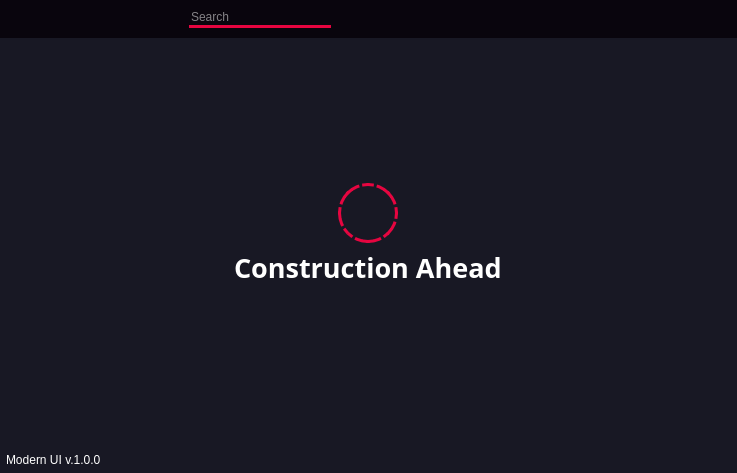
<?xml version="1.0" encoding="UTF-8"?>
<ui version="4.0">
 <class>MainWindow</class>
 <widget class="QMainWindow" name="MainWindow">
  <property name="geometry">
   <rect>
    <x>0</x>
    <y>0</y>
    <width>737</width>
    <height>473</height>
   </rect>
  </property>
  <property name="minimumSize">
   <size>
    <width>737</width>
    <height>473</height>
   </size>
  </property>
  <property name="windowTitle">
   <string>Modern UI v.1.0.0</string>
  </property>
  <property name="styleSheet">
   <string notr="true">*{
	border: none;
}</string>
  </property>
  <widget class="QWidget" name="centralwidget">
   <property name="styleSheet">
    <string notr="true">background-color: rgb(24, 24, 36);
color: white;</string>
   </property>
   <layout class="QHBoxLayout" name="horizontalLayout">
    <property name="spacing">
     <number>0</number>
    </property>
    <property name="leftMargin">
     <number>0</number>
    </property>
    <property name="topMargin">
     <number>0</number>
    </property>
    <property name="rightMargin">
     <number>0</number>
    </property>
    <property name="bottomMargin">
     <number>0</number>
    </property>
    <item>
     <widget class="QFrame" name="side_menu_container">
      <property name="maximumSize">
       <size>
        <width>0</width>
        <height>16777215</height>
       </size>
      </property>
      <property name="styleSheet">
       <string notr="true">background-color: rgb(9,5,13);</string>
      </property>
      <property name="frameShape">
       <enum>QFrame::StyledPanel</enum>
      </property>
      <property name="frameShadow">
       <enum>QFrame::Raised</enum>
      </property>
      <layout class="QVBoxLayout" name="verticalLayout_2">
       <property name="spacing">
        <number>0</number>
       </property>
       <property name="leftMargin">
        <number>0</number>
       </property>
       <property name="topMargin">
        <number>0</number>
       </property>
       <property name="rightMargin">
        <number>0</number>
       </property>
       <property name="bottomMargin">
        <number>0</number>
       </property>
       <item>
        <widget class="QFrame" name="side_menu">
         <property name="minimumSize">
          <size>
           <width>196</width>
           <height>0</height>
          </size>
         </property>
         <property name="frameShape">
          <enum>QFrame::StyledPanel</enum>
         </property>
         <property name="frameShadow">
          <enum>QFrame::Raised</enum>
         </property>
         <layout class="QVBoxLayout" name="verticalLayout_6">
          <property name="spacing">
           <number>0</number>
          </property>
          <property name="leftMargin">
           <number>6</number>
          </property>
          <property name="topMargin">
           <number>0</number>
          </property>
          <property name="rightMargin">
           <number>0</number>
          </property>
          <property name="bottomMargin">
           <number>0</number>
          </property>
          <item alignment="Qt::AlignTop">
           <widget class="QFrame" name="app_name_header_frame">
            <property name="frameShape">
             <enum>QFrame::StyledPanel</enum>
            </property>
            <property name="frameShadow">
             <enum>QFrame::Raised</enum>
            </property>
            <layout class="QHBoxLayout" name="horizontalLayout_7">
             <item alignment="Qt::AlignLeft|Qt::AlignVCenter">
              <widget class="QLabel" name="label_app_name">
               <property name="text">
                <string>APP NAME</string>
               </property>
              </widget>
             </item>
             <item alignment="Qt::AlignHCenter|Qt::AlignTop">
              <widget class="QLabel" name="label_app_logo">
               <property name="maximumSize">
                <size>
                 <width>30</width>
                 <height>30</height>
                </size>
               </property>
               <property name="text">
                <string/>
               </property>
               <property name="pixmap">
                <pixmap resource="icons.qrc">:/icons/icons/twitter.svg</pixmap>
               </property>
               <property name="scaledContents">
                <bool>true</bool>
               </property>
              </widget>
             </item>
             <item>
              <spacer name="horizontalSpacer">
               <property name="orientation">
                <enum>Qt::Horizontal</enum>
               </property>
               <property name="sizeType">
                <enum>QSizePolicy::Preferred</enum>
               </property>
               <property name="sizeHint" stdset="0">
                <size>
                 <width>40</width>
                 <height>20</height>
                </size>
               </property>
              </spacer>
             </item>
            </layout>
           </widget>
          </item>
          <item>
           <widget class="QFrame" name="frame_8">
            <property name="sizePolicy">
             <sizepolicy hsizetype="Preferred" vsizetype="Expanding">
              <horstretch>0</horstretch>
              <verstretch>0</verstretch>
             </sizepolicy>
            </property>
            <property name="frameShape">
             <enum>QFrame::StyledPanel</enum>
            </property>
            <property name="frameShadow">
             <enum>QFrame::Raised</enum>
            </property>
            <layout class="QVBoxLayout" name="verticalLayout_7">
             <property name="spacing">
              <number>0</number>
             </property>
             <property name="leftMargin">
              <number>0</number>
             </property>
             <property name="topMargin">
              <number>0</number>
             </property>
             <property name="rightMargin">
              <number>0</number>
             </property>
             <property name="bottomMargin">
              <number>9</number>
             </property>
             <item>
              <widget class="QToolBox" name="toolBox">
               <property name="styleSheet">
                <string notr="true">QToolBox{
	background-color: rgb(24, 24, 36);
	text-align: left;
}
QToolBox::tab{
	border-radius: 5px;
	background-color: rgb(17, 16, 26);
	text-align: left;
}
</string>
               </property>
               <property name="currentIndex">
                <number>0</number>
               </property>
               <widget class="QWidget" name="page_1">
                <property name="geometry">
                 <rect>
                  <x>0</x>
                  <y>0</y>
                  <width>190</width>
                  <height>309</height>
                 </rect>
                </property>
                <attribute name="icon">
                 <iconset resource="icons.qrc">
                  <normaloff>:/icons/icons/chevron-down.svg</normaloff>:/icons/icons/chevron-down.svg</iconset>
                </attribute>
                <attribute name="label">
                 <string>Drop Menu 1</string>
                </attribute>
                <layout class="QVBoxLayout" name="verticalLayout_8">
                 <property name="spacing">
                  <number>0</number>
                 </property>
                 <property name="leftMargin">
                  <number>0</number>
                 </property>
                 <property name="topMargin">
                  <number>0</number>
                 </property>
                 <property name="rightMargin">
                  <number>0</number>
                 </property>
                 <property name="bottomMargin">
                  <number>6</number>
                 </property>
                 <item alignment="Qt::AlignTop">
                  <widget class="QFrame" name="frame_10">
                   <property name="frameShape">
                    <enum>QFrame::StyledPanel</enum>
                   </property>
                   <property name="frameShadow">
                    <enum>QFrame::Raised</enum>
                   </property>
                   <layout class="QVBoxLayout" name="verticalLayout_9">
                    <property name="spacing">
                     <number>0</number>
                    </property>
                    <property name="leftMargin">
                     <number>0</number>
                    </property>
                    <property name="topMargin">
                     <number>0</number>
                    </property>
                    <property name="rightMargin">
                     <number>0</number>
                    </property>
                    <property name="bottomMargin">
                     <number>0</number>
                    </property>
                    <item>
                     <widget class="QPushButton" name="pushButton_10">
                      <property name="text">
                       <string>ITEM 1</string>
                      </property>
                      <property name="icon">
                       <iconset resource="icons.qrc">
                        <normaloff>:/icons/icons/alert-triangle.svg</normaloff>:/icons/icons/alert-triangle.svg</iconset>
                      </property>
                     </widget>
                    </item>
                    <item>
                     <widget class="QPushButton" name="pushButton_11">
                      <property name="text">
                       <string>ITEM 2</string>
                      </property>
                      <property name="icon">
                       <iconset resource="icons.qrc">
                        <normaloff>:/icons/icons/bar-chart-2.svg</normaloff>:/icons/icons/bar-chart-2.svg</iconset>
                      </property>
                     </widget>
                    </item>
                    <item>
                     <widget class="QPushButton" name="pushButton_12">
                      <property name="text">
                       <string>ITEM 3</string>
                      </property>
                      <property name="icon">
                       <iconset resource="icons.qrc">
                        <normaloff>:/icons/icons/key.svg</normaloff>:/icons/icons/key.svg</iconset>
                      </property>
                     </widget>
                    </item>
                   </layout>
                  </widget>
                 </item>
                </layout>
               </widget>
               <widget class="QWidget" name="page_2">
                <property name="geometry">
                 <rect>
                  <x>0</x>
                  <y>0</y>
                  <width>194</width>
                  <height>309</height>
                 </rect>
                </property>
                <attribute name="icon">
                 <iconset resource="icons.qrc">
                  <normaloff>:/icons/icons/chevron-down.svg</normaloff>:/icons/icons/chevron-down.svg</iconset>
                </attribute>
                <attribute name="label">
                 <string>Drop Menu 2</string>
                </attribute>
                <layout class="QVBoxLayout" name="verticalLayout_10">
                 <property name="spacing">
                  <number>0</number>
                 </property>
                 <property name="leftMargin">
                  <number>0</number>
                 </property>
                 <property name="topMargin">
                  <number>0</number>
                 </property>
                 <property name="rightMargin">
                  <number>0</number>
                 </property>
                 <property name="bottomMargin">
                  <number>6</number>
                 </property>
                 <item alignment="Qt::AlignTop">
                  <widget class="QFrame" name="frame_11">
                   <property name="frameShape">
                    <enum>QFrame::StyledPanel</enum>
                   </property>
                   <property name="frameShadow">
                    <enum>QFrame::Raised</enum>
                   </property>
                   <layout class="QVBoxLayout" name="verticalLayout_11">
                    <property name="spacing">
                     <number>0</number>
                    </property>
                    <property name="leftMargin">
                     <number>0</number>
                    </property>
                    <property name="topMargin">
                     <number>0</number>
                    </property>
                    <property name="rightMargin">
                     <number>0</number>
                    </property>
                    <property name="bottomMargin">
                     <number>0</number>
                    </property>
                    <item>
                     <widget class="QPushButton" name="pushButton_13">
                      <property name="text">
                       <string>SUB MENU</string>
                      </property>
                      <property name="icon">
                       <iconset resource="icons.qrc">
                        <normaloff>:/icons/icons/phone-incoming.svg</normaloff>:/icons/icons/phone-incoming.svg</iconset>
                      </property>
                     </widget>
                    </item>
                    <item>
                     <widget class="QPushButton" name="pushButton_14">
                      <property name="text">
                       <string>SUB MENU</string>
                      </property>
                      <property name="icon">
                       <iconset resource="icons.qrc">
                        <normaloff>:/icons/icons/printer.svg</normaloff>:/icons/icons/printer.svg</iconset>
                      </property>
                     </widget>
                    </item>
                   </layout>
                  </widget>
                 </item>
                 <item>
                  <widget class="QLabel" name="label_4">
                   <property name="text">
                    <string>Some texts you would like to fill here</string>
                   </property>
                   <property name="wordWrap">
                    <bool>true</bool>
                   </property>
                  </widget>
                 </item>
                </layout>
               </widget>
              </widget>
             </item>
            </layout>
           </widget>
          </item>
          <item alignment="Qt::AlignLeft|Qt::AlignVCenter">
           <widget class="QFrame" name="frame_9">
            <property name="frameShape">
             <enum>QFrame::StyledPanel</enum>
            </property>
            <property name="frameShadow">
             <enum>QFrame::Raised</enum>
            </property>
            <layout class="QHBoxLayout" name="horizontalLayout_8">
             <property name="spacing">
              <number>0</number>
             </property>
             <property name="leftMargin">
              <number>0</number>
             </property>
             <property name="topMargin">
              <number>0</number>
             </property>
             <property name="rightMargin">
              <number>0</number>
             </property>
             <property name="bottomMargin">
              <number>6</number>
             </property>
             <item>
              <widget class="QPushButton" name="pushButton_9">
               <property name="text">
                <string>Exit</string>
               </property>
               <property name="icon">
                <iconset resource="icons.qrc">
                 <normaloff>:/icons/icons/external-link.svg</normaloff>:/icons/icons/external-link.svg</iconset>
               </property>
              </widget>
             </item>
            </layout>
           </widget>
          </item>
         </layout>
        </widget>
       </item>
      </layout>
     </widget>
    </item>
    <item>
     <widget class="QFrame" name="main_body">
      <property name="frameShape">
       <enum>QFrame::StyledPanel</enum>
      </property>
      <property name="frameShadow">
       <enum>QFrame::Raised</enum>
      </property>
      <layout class="QVBoxLayout" name="verticalLayout">
       <property name="spacing">
        <number>0</number>
       </property>
       <property name="leftMargin">
        <number>0</number>
       </property>
       <property name="topMargin">
        <number>0</number>
       </property>
       <property name="rightMargin">
        <number>0</number>
       </property>
       <property name="bottomMargin">
        <number>0</number>
       </property>
       <item alignment="Qt::AlignTop">
        <widget class="QFrame" name="header_frame">
         <property name="styleSheet">
          <string notr="true">background-color: rgb(9,5,13);</string>
         </property>
         <property name="frameShape">
          <enum>QFrame::StyledPanel</enum>
         </property>
         <property name="frameShadow">
          <enum>QFrame::Raised</enum>
         </property>
         <layout class="QHBoxLayout" name="horizontalLayout_2">
          <item alignment="Qt::AlignLeft|Qt::AlignTop">
           <widget class="QFrame" name="frame_6">
            <property name="frameShape">
             <enum>QFrame::StyledPanel</enum>
            </property>
            <property name="frameShadow">
             <enum>QFrame::Raised</enum>
            </property>
            <layout class="QVBoxLayout" name="verticalLayout_5">
             <property name="spacing">
              <number>0</number>
             </property>
             <property name="leftMargin">
              <number>0</number>
             </property>
             <property name="topMargin">
              <number>0</number>
             </property>
             <property name="rightMargin">
              <number>0</number>
             </property>
             <property name="bottomMargin">
              <number>0</number>
             </property>
             <item alignment="Qt::AlignVCenter">
              <widget class="QPushButton" name="side_menu_button">
               <property name="text">
                <string/>
               </property>
               <property name="icon">
                <iconset resource="icons.qrc">
                 <normaloff>:/icons/icons/align-left.svg</normaloff>:/icons/icons/align-left.svg</iconset>
               </property>
               <property name="iconSize">
                <size>
                 <width>32</width>
                 <height>32</height>
                </size>
               </property>
              </widget>
             </item>
            </layout>
           </widget>
          </item>
          <item alignment="Qt::AlignLeft|Qt::AlignTop">
           <widget class="QFrame" name="frame_2">
            <property name="frameShape">
             <enum>QFrame::StyledPanel</enum>
            </property>
            <property name="frameShadow">
             <enum>QFrame::Raised</enum>
            </property>
            <layout class="QHBoxLayout" name="horizontalLayout_6">
             <property name="spacing">
              <number>5</number>
             </property>
             <property name="leftMargin">
              <number>0</number>
             </property>
             <property name="topMargin">
              <number>0</number>
             </property>
             <property name="rightMargin">
              <number>0</number>
             </property>
             <property name="bottomMargin">
              <number>0</number>
             </property>
             <item alignment="Qt::AlignLeft|Qt::AlignVCenter">
              <widget class="QLineEdit" name="lineEdit">
               <property name="minimumSize">
                <size>
                 <width>142</width>
                 <height>0</height>
                </size>
               </property>
               <property name="styleSheet">
                <string notr="true">QLineEdit[text=&quot;&quot;]{
	color:rgb(186, 189, 182);
}
QLineEdit{
	border-bottom: 3px solid rgb(230, 5, 64);
}</string>
               </property>
               <property name="placeholderText">
                <string>Search</string>
               </property>
              </widget>
             </item>
             <item alignment="Qt::AlignLeft|Qt::AlignVCenter">
              <widget class="QPushButton" name="pushButton_6">
               <property name="text">
                <string/>
               </property>
               <property name="icon">
                <iconset resource="icons.qrc">
                 <normaloff>:/icons/icons/search.svg</normaloff>:/icons/icons/search.svg</iconset>
               </property>
              </widget>
             </item>
            </layout>
           </widget>
          </item>
          <item alignment="Qt::AlignHCenter|Qt::AlignTop">
           <widget class="QFrame" name="frame">
            <property name="frameShape">
             <enum>QFrame::StyledPanel</enum>
            </property>
            <property name="frameShadow">
             <enum>QFrame::Raised</enum>
            </property>
            <layout class="QHBoxLayout" name="horizontalLayout_5">
             <property name="spacing">
              <number>10</number>
             </property>
             <property name="leftMargin">
              <number>0</number>
             </property>
             <property name="topMargin">
              <number>0</number>
             </property>
             <property name="rightMargin">
              <number>0</number>
             </property>
             <property name="bottomMargin">
              <number>0</number>
             </property>
             <item>
              <widget class="QPushButton" name="pushButton_5">
               <property name="text">
                <string/>
               </property>
               <property name="icon">
                <iconset resource="icons.qrc">
                 <normaloff>:/icons/icons/user.svg</normaloff>:/icons/icons/user.svg</iconset>
               </property>
              </widget>
             </item>
             <item>
              <widget class="QPushButton" name="pushButton_4">
               <property name="text">
                <string/>
               </property>
               <property name="icon">
                <iconset resource="icons.qrc">
                 <normaloff>:/icons/icons/bell.svg</normaloff>:/icons/icons/bell.svg</iconset>
               </property>
              </widget>
             </item>
            </layout>
           </widget>
          </item>
          <item alignment="Qt::AlignRight|Qt::AlignTop">
           <widget class="QFrame" name="frame_3">
            <property name="frameShape">
             <enum>QFrame::StyledPanel</enum>
            </property>
            <property name="frameShadow">
             <enum>QFrame::Raised</enum>
            </property>
            <layout class="QHBoxLayout" name="horizontalLayout_4">
             <property name="spacing">
              <number>10</number>
             </property>
             <property name="leftMargin">
              <number>6</number>
             </property>
             <property name="topMargin">
              <number>0</number>
             </property>
             <property name="rightMargin">
              <number>6</number>
             </property>
             <property name="bottomMargin">
              <number>6</number>
             </property>
             <item>
              <widget class="QPushButton" name="minimize_window_button">
               <property name="text">
                <string/>
               </property>
               <property name="icon">
                <iconset resource="icons.qrc">
                 <normaloff>:/icons/icons/arrow-down-left.svg</normaloff>:/icons/icons/arrow-down-left.svg</iconset>
               </property>
              </widget>
             </item>
             <item>
              <widget class="QPushButton" name="maximize_window_button">
               <property name="text">
                <string/>
               </property>
               <property name="icon">
                <iconset resource="icons.qrc">
                 <normaloff>:/icons/icons/maximize-2.svg</normaloff>:/icons/icons/maximize-2.svg</iconset>
               </property>
              </widget>
             </item>
             <item>
              <widget class="QPushButton" name="exit_button">
               <property name="text">
                <string/>
               </property>
               <property name="icon">
                <iconset resource="icons.qrc">
                 <normaloff>:/icons/icons/x.svg</normaloff>:/icons/icons/x.svg</iconset>
               </property>
              </widget>
             </item>
            </layout>
           </widget>
          </item>
         </layout>
        </widget>
       </item>
       <item>
        <widget class="QFrame" name="main_body_contents">
         <property name="sizePolicy">
          <sizepolicy hsizetype="Preferred" vsizetype="Expanding">
           <horstretch>0</horstretch>
           <verstretch>0</verstretch>
          </sizepolicy>
         </property>
         <property name="frameShape">
          <enum>QFrame::StyledPanel</enum>
         </property>
         <property name="frameShadow">
          <enum>QFrame::Raised</enum>
         </property>
         <layout class="QVBoxLayout" name="verticalLayout_12">
          <item alignment="Qt::AlignHCenter|Qt::AlignBottom">
           <widget class="QLabel" name="label_5">
            <property name="minimumSize">
             <size>
              <width>60</width>
              <height>60</height>
             </size>
            </property>
            <property name="maximumSize">
             <size>
              <width>60</width>
              <height>60</height>
             </size>
            </property>
            <property name="styleSheet">
             <string notr="true">border: 3px dot-dash rgb(230, 5, 64);
border-radius: 30;</string>
            </property>
            <property name="text">
             <string/>
            </property>
            <property name="pixmap">
             <pixmap resource="icons.qrc">:/icons/icons/alert-triangle.svg</pixmap>
            </property>
            <property name="alignment">
             <set>Qt::AlignCenter</set>
            </property>
           </widget>
          </item>
          <item alignment="Qt::AlignHCenter|Qt::AlignTop">
           <widget class="QLabel" name="label_6">
            <property name="font">
             <font>
              <family>Ubuntu Light</family>
              <pointsize>20</pointsize>
              <weight>75</weight>
              <bold>true</bold>
             </font>
            </property>
            <property name="text">
             <string>Construction Ahead</string>
            </property>
           </widget>
          </item>
         </layout>
        </widget>
       </item>
       <item alignment="Qt::AlignBottom">
        <widget class="QFrame" name="footer">
         <property name="frameShape">
          <enum>QFrame::StyledPanel</enum>
         </property>
         <property name="frameShadow">
          <enum>QFrame::Raised</enum>
         </property>
         <layout class="QHBoxLayout" name="horizontalLayout_3">
          <property name="spacing">
           <number>0</number>
          </property>
          <property name="leftMargin">
           <number>0</number>
          </property>
          <property name="topMargin">
           <number>0</number>
          </property>
          <property name="rightMargin">
           <number>0</number>
          </property>
          <property name="bottomMargin">
           <number>0</number>
          </property>
          <item alignment="Qt::AlignLeft|Qt::AlignVCenter">
           <widget class="QFrame" name="frame_4">
            <property name="frameShape">
             <enum>QFrame::StyledPanel</enum>
            </property>
            <property name="frameShadow">
             <enum>QFrame::Raised</enum>
            </property>
            <layout class="QVBoxLayout" name="verticalLayout_4">
             <property name="spacing">
              <number>0</number>
             </property>
             <property name="leftMargin">
              <number>6</number>
             </property>
             <property name="topMargin">
              <number>0</number>
             </property>
             <property name="rightMargin">
              <number>0</number>
             </property>
             <property name="bottomMargin">
              <number>6</number>
             </property>
             <item alignment="Qt::AlignHCenter">
              <widget class="QLabel" name="label">
               <property name="text">
                <string>Modern UI v.1.0.0</string>
               </property>
              </widget>
             </item>
            </layout>
           </widget>
          </item>
          <item alignment="Qt::AlignVCenter">
           <widget class="QFrame" name="frame_5">
            <property name="sizePolicy">
             <sizepolicy hsizetype="Expanding" vsizetype="Preferred">
              <horstretch>0</horstretch>
              <verstretch>0</verstretch>
             </sizepolicy>
            </property>
            <property name="frameShape">
             <enum>QFrame::StyledPanel</enum>
            </property>
            <property name="frameShadow">
             <enum>QFrame::Raised</enum>
            </property>
            <layout class="QVBoxLayout" name="verticalLayout_3">
             <property name="spacing">
              <number>0</number>
             </property>
             <property name="leftMargin">
              <number>0</number>
             </property>
             <property name="topMargin">
              <number>0</number>
             </property>
             <property name="rightMargin">
              <number>0</number>
             </property>
             <property name="bottomMargin">
              <number>6</number>
             </property>
             <item alignment="Qt::AlignRight">
              <widget class="QPushButton" name="pushButton_7">
               <property name="text">
                <string/>
               </property>
               <property name="icon">
                <iconset resource="icons.qrc">
                 <normaloff>:/icons/icons/box.svg</normaloff>:/icons/icons/box.svg</iconset>
               </property>
              </widget>
             </item>
            </layout>
           </widget>
          </item>
          <item alignment="Qt::AlignHCenter|Qt::AlignBottom">
           <widget class="QFrame" name="size_grip">
            <property name="minimumSize">
             <size>
              <width>10</width>
              <height>10</height>
             </size>
            </property>
            <property name="maximumSize">
             <size>
              <width>10</width>
              <height>10</height>
             </size>
            </property>
            <property name="frameShape">
             <enum>QFrame::StyledPanel</enum>
            </property>
            <property name="frameShadow">
             <enum>QFrame::Raised</enum>
            </property>
           </widget>
          </item>
         </layout>
        </widget>
       </item>
      </layout>
     </widget>
    </item>
   </layout>
  </widget>
  <widget class="QMenuBar" name="menubar">
   <property name="geometry">
    <rect>
     <x>0</x>
     <y>0</y>
     <width>737</width>
     <height>22</height>
    </rect>
   </property>
  </widget>
 </widget>
 <resources>
  <include location="icons.qrc"/>
 </resources>
 <connections/>
</ui>
